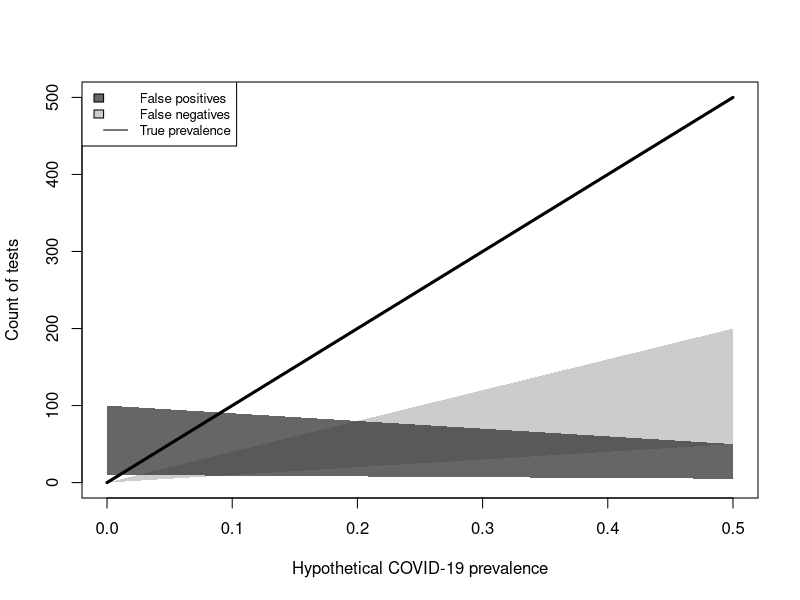

Generate this figure with R:
#################
# Performance of testing in COVID-19
# Citation: Goldstein ND, Burstyn I. On the importance of early testing even when imperfect in a pandemic such as COVID-19. Manuscript in preparation.
# 3/17/20 -- Igor Burstyn and Neal Goldstein
#################

#define parameter ranges
sn_pcr = seq(0.6, 0.9, by=0.01)
sp_pcr = seq(0.9, 0.99, by=0.01)

pop = 1000 #population size
prev = seq(0, 0.5, by=0.05)  #COVID-19 prevalance

fn_hi = NA
fn_lo = NA
fp_hi = NA
fp_lo = NA

#tp = NA 
#tn = NA

for (i in 1:length(prev))
{
  true_pos = prev[i] * pop
  true_neg = (1-prev[i]) * pop
  test_pos_true_pos = round(sn_pcr * true_pos)
  test_neg_true_pos = true_pos - test_pos_true_pos
  test_neg_true_neg = round(sp_pcr * true_neg)
  test_pos_true_neg = true_neg - test_neg_true_neg
  
  fn_hi = c(na.omit(fn_hi), max(test_neg_true_pos))
  fn_lo = c(na.omit(fn_lo), min(test_neg_true_pos))
  fp_hi = c(na.omit(fp_hi), max(test_pos_true_neg))
  fp_lo = c(na.omit(fp_lo), min(test_pos_true_neg))
}
rm(i)

true_pos = prev * pop
true_neg = (1-prev) * pop
test_pos_true_pos = round(sn_pcr * true_pos)
#test_pos_true_pos = round(sn_pcr[4] * true_pos)
test_neg_true_pos = true_pos - test_pos_true_pos
test_neg_true_neg = round(sp_pcr * true_neg)
test_pos_true_neg = true_neg - test_neg_true_neg

plot(x=prev, y=fn_hi, type="n", ylim=c(0,pop/2), xlab="Hypothetical COVID-19 prevalence", ylab="Count of tests")
polygon(x=c(min(prev),max(prev),max(prev),min(prev)), y=c(min(fn_hi),max(fn_hi),max(fn_lo),min(fn_lo)), col=rgb(red=0.8,blue=0.8,green=0.8,alpha=1), border="NA")
polygon(x=c(min(prev),max(prev),max(prev),min(prev)), y=c(max(fp_hi),min(fp_hi),min(fp_lo),max(fp_lo)), col=rgb(red=0.2,blue=0.2,green=0.2,alpha=.75), border="NA")
lines(x=prev, y=prev * pop, lwd=3)
legend("topleft", legend=c("False positives","False negatives","True prevalence"), fill=c(rgb(red=0.2,blue=0.2,green=0.2,alpha=.75),rgb(red=0.8,blue=0.8,green=0.8,alpha=1),NA), border=c("black","black","white"), lty=c(NA,NA,1), cex=0.8)

#5% prevalence
i=2
true_pos = prev[i] * pop
true_neg = (1-prev[i]) * pop
test_pos_true_pos = round(sn_pcr * true_pos)
test_neg_true_pos = true_pos - test_pos_true_pos
test_neg_true_neg = round(sp_pcr * true_neg)
test_pos_true_neg = true_neg - test_neg_true_neg

range(test_neg_true_pos) #fn
range(test_pos_true_neg) #fp

#25% prevalence
i=6
true_pos = prev[i] * pop
true_neg = (1-prev[i]) * pop
test_pos_true_pos = round(sn_pcr * true_pos)
test_neg_true_pos = true_pos - test_pos_true_pos
test_neg_true_neg = round(sp_pcr * true_neg)
test_pos_true_neg = true_neg - test_neg_true_neg

range(test_neg_true_pos) #fn
range(test_pos_true_neg) #fp
